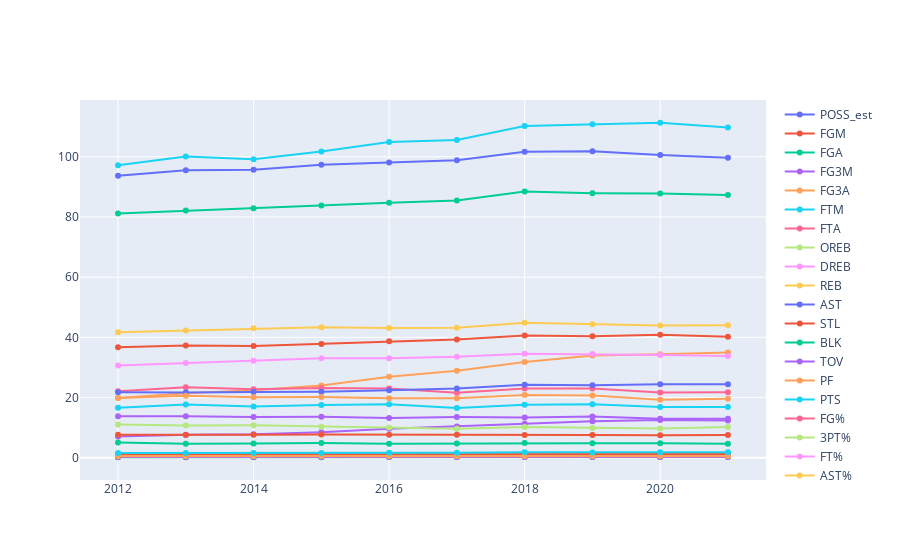

Notebook code cell kept with this figure:
### Code cell
fig = go.Figure()
for col in change_per48_df.columns[1:]:
    fig.add_trace(go.Scatter(x=change_per48_df['season_start_year'],
                             y=change_per48_df[col], name=col))
fig.show()
